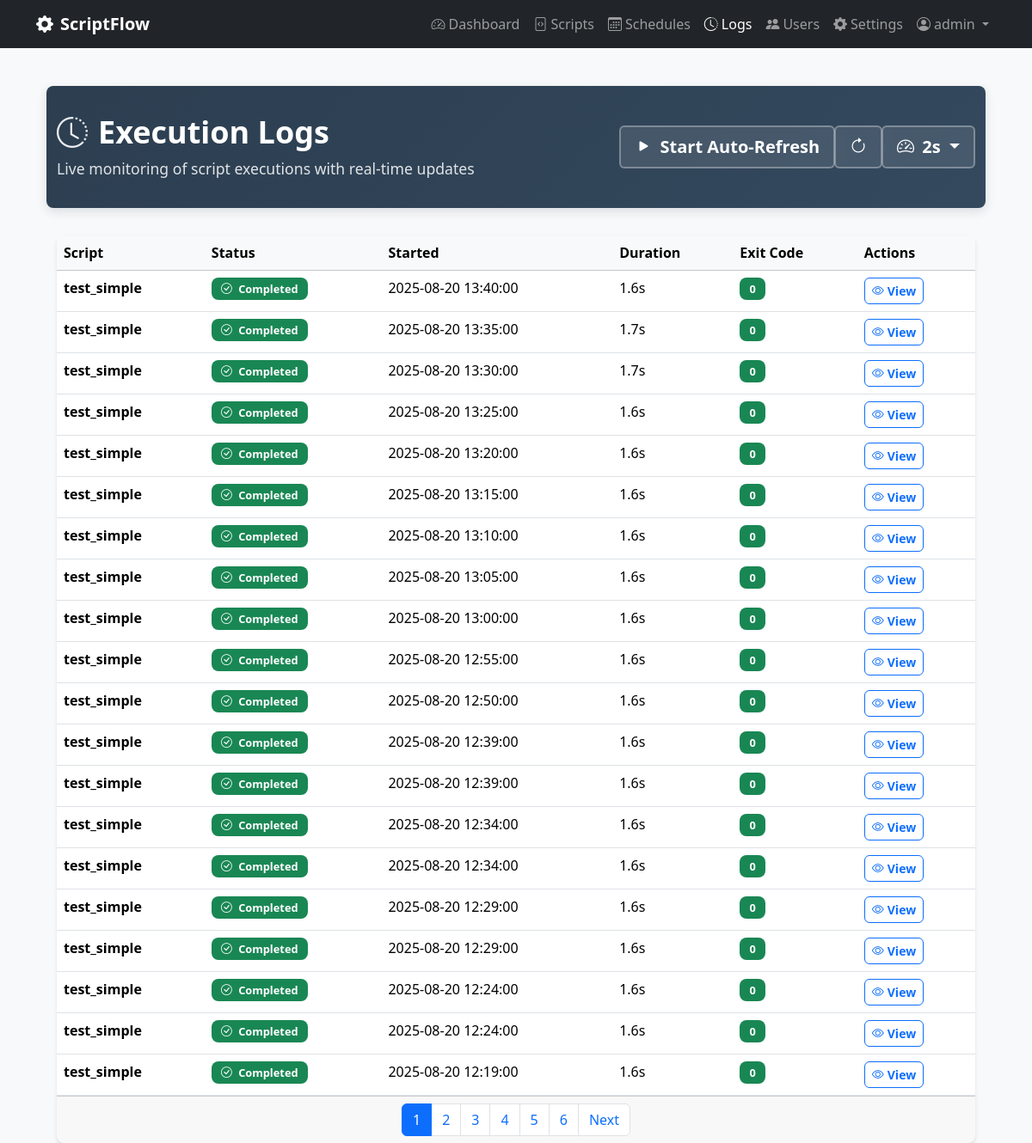
Screenshot of /logs (signed in) with the database file from the repository.
### scriptflow.py (models this page shows, shortened)
class User(UserMixin, db.Model):
    __tablename__ = 'users'
    id = db.Column(db.Integer, primary_key=True)
    username = db.Column(db.String(80), unique=True, nullable=False)
    email = db.Column(db.String(120), unique=True, nullable=False)
    password_hash = db.Column(db.String(255), nullable=False)
    is_admin = db.Column(db.Boolean, default=False, nullable=False)
    can_view_all_data = db.Column(db.Boolean, default=False, nullable=False)
    created_at = db.Column(db.DateTime, default=datetime.now)
    last_login = db.Column(db.DateTime)

class Execution(db.Model):
    __tablename__ = 'executions'
    id = db.Column(db.Integer, primary_key=True)
    started_at = db.Column(db.DateTime, default=datetime.now, nullable=False)
    completed_at = db.Column(db.DateTime)
    status = db.Column(db.String(20), default='pending', nullable=False)  # pending, running, completed, failed, timeout
    exit_code = db.Column(db.Integer)
    stdout = db.Column(db.Text)
    stderr = db.Column(db.Text)
    duration_seconds = db.Column(db.Float)
    trigger_type = db.Column(db.String(20), default='manual', nullable=False)  # manual, scheduled, api
    script_id = db.Column(db.Integer, db.ForeignKey('scripts.id'), nullable=False)
    user_id = db.Column(db.Integer, db.ForeignKey('users.id'), nullable=False)
    script = db.relationship('Script', backref='executions')
    @property
    def formatted_duration(self):
        if not self.duration_seconds:
            return "N/A"
        if self.duration_seconds < 60:
            return f"{self.duration_seconds:.1f}s"
        else:
            minutes = int(self.duration_seconds // 60)
            seconds = int(self.duration_seconds % 60)
            return f"{minutes}m {seconds}s"

class Script(db.Model):
    __tablename__ = 'scripts'
    id = db.Column(db.Integer, primary_key=True)
    name = db.Column(db.String(100), nullable=False)
    description = db.Column(db.Text)
    filename = db.Column(db.String(255), nullable=False)
    file_path = db.Column(db.String(500), nullable=False)
    script_type = db.Column(db.String(10), nullable=False)  # 'py' or 'bat'
    file_size = db.Column(db.Integer)
    created_at = db.Column(db.DateTime, default=datetime.now)
    updated_at = db.Column(db.DateTime, default=datetime.now, onupdate=datetime.now)
    is_active = db.Column(db.Boolean, default=True)
    user_id = db.Column(db.Integer, db.ForeignKey('users.id'), nullable=False)

### scriptflow.py (the view)
@app.route('/logs')
@login_required
def logs():
    page = request.args.get('page', 1, type=int)
    executions_query = Execution.query.order_by(Execution.started_at.desc())
    executions_filtered = apply_user_data_filter(executions_query)
    executions = executions_filtered.paginate(page=page, per_page=20, error_out=False)
    return render_template('logs.html', executions=executions)

### scriptflow.py (called while the page is built)
@login_manager.user_loader
def load_user(user_id):
    return db.session.get(User, int(user_id))

def apply_user_data_filter(query):
    if current_user.can_view_all_data:
        return query  # Can see all data
    else:
        return query.filter_by(user_id=current_user.id)  # Only own data

### templates/logs.html (shortened to what this page needs)
{% extends "base.html" %}
{% block content %}
<div class="container-fluid">
    <div class="page-header">
        <div class="container">
            <div class="row align-items-center">
                <div class="col">
                    <h1>
                        <i class="bi bi-clock-history"></i>Execution Logs
                    </h1>
                    <p>Live monitoring of script executions with real-time updates</p>
                </div>
                <div class="col-auto">
                    <div class="btn-group" role="group">
                        <button type="button" class="btn btn-lg" id="refreshToggle" onclick="toggleAutoRefresh()">
                            <i class="bi bi-play-fill me-1" id="refreshIcon"></i>
                            <span id="refreshText">Start Auto-Refresh</span>
                        </button>
                        <button type="button" class="btn btn-lg" onclick="manualRefresh()" title="Refresh Now">
                            <i class="bi bi-arrow-clockwise"></i>
                        </button>
                        <div class="btn-group" role="group">
                            <button class="btn btn-lg dropdown-toggle" type="button" data-bs-toggle="dropdown">
                                <i class="bi bi-speedometer2 me-1"></i>
                                <span id="intervalText">2s</span>
                            </button>
                        </div>
                    </div>
                </div>
            </div>
        </div>
    </div>
    <div class="container">
        <div class="card">
            <div class="card-body p-0">
                {% if executions.items %}
                    <div class="table-responsive">
                        <table class="table table-hover mb-0" id="logsTable">
                            <thead class="table-light">
                                <tr>
                                    <th>Script</th>
                                    <th>Status</th>
                                    <th>Started</th>
                                    <th>Duration</th>
                                    <th>Exit Code</th>
                                    <th>Actions</th>
                                </tr>
                            </thead>
                            <tbody id="logsTableBody">
                                {% for execution in executions.items %}
                                <tr>
                                    <td>
                                        <strong>{{ execution.script.name if execution.script else 'Unknown' }}</strong>
                                    </td>
                                    <td>
                                        {% if execution.status == 'running' %}
                                            <span class="badge status-running d-flex align-items-center gap-1">
                                                <i class="bi bi-arrow-clockwise rotating-icon"></i>
                                                Running
                                            </span>
                                        {% elif execution.status == 'completed' %}
                                            <span class="badge bg-success">
                                                <i class="bi bi-check-circle me-1"></i>
                                                Completed
                                            </span>
                                        {% elif execution.status == 'failed' %}
                                            <span class="badge bg-danger">
                                                <i class="bi bi-x-circle me-1"></i>
                                                Failed
                                            </span>
                                        {% elif execution.status == 'pending' %}
                                            <span class="badge bg-secondary">
                                                <i class="bi bi-clock me-1"></i>
                                                Pending
                                            </span>
                                        {% elif execution.status == 'timeout' %}
                                            <span class="badge bg-warning">
                                                <i class="bi bi-stopwatch me-1"></i>
                                                Timeout
                                            </span>
                                        {% else %}
                                            <span class="badge bg-secondary">
                                                {{ execution.status|title }}
                                            </span>
                                        {% endif %}
                                    </td>
                                    <td>{{ execution.started_at.strftime('%Y-%m-%d %H:%M:%S') }}</td>
                                    <td>{{ execution.formatted_duration }}</td>
                                    <td>
                                        {% if execution.exit_code is not none %}
                                            <span class="badge bg-{{ 'success' if execution.exit_code == 0 else 'danger' }}">
                                                {{ execution.exit_code }}
                                            </span>
                                        {% else %}
                                            <span class="text-muted">-</span>
                                        {% endif %}
                                    </td>
                                    <td>
                                        <a href="{{ url_for('view_execution', execution_id=execution.id) }}" class="btn btn-sm btn-outline-primary">
                                            <i class="bi bi-eye me-1"></i>View
                                        </a>
                                    </td>
                                </tr>
                                {% endfor %}
                            </tbody>
                        </table>
                    </div>
                    {% if executions.pages > 1 %}
                    <div class="card-footer">
                        <nav>
                            <ul class="pagination justify-content-center mb-0">
                                {% for page_num in executions.iter_pages() %}
                                    {% if page_num %}
                                        {% if page_num != executions.page %}
                                            <li class="page-item">
                                                <a class="page-link" href="{{ url_for('logs', page=page_num) }}">{{ page_num }}</a>
                                            </li>
                                        {% else %}
                                            <li class="page-item active">
                                                <span class="page-link">{{ page_num }}</span>
                                            </li>
                                        {% endif %}
                                    {% else %}
                                        <li class="page-item disabled">
                                            <span class="page-link">...</span>
                                        </li>
                                    {% endif %}
                                {% endfor %}
                                {% if executions.has_next %}
                                    <li class="page-item">
                                        <a class="page-link" href="{{ url_for('logs', page=executions.next_num) }}">Next</a>
                                    </li>
                                {% endif %}
                            </ul>
                        </nav>
                    </div>
                    {% endif %}
                {% endif %}
            </div>
        </div>
    </div>
</div>
{% endblock %}

### templates/base.html (shortened to what this page needs)
<!DOCTYPE html>
<html lang="en">
<head>
    <link href="https://cdn.jsdelivr.net/npm/bootstrap@5.3.2/dist/css/bootstrap.min.css" rel="stylesheet">
    <link href="https://cdn.jsdelivr.net/npm/bootstrap-icons@1.11.0/font/bootstrap-icons.css" rel="stylesheet">
    <link href="{{ url_for('static', filename='css/app.css') }}" rel="stylesheet">
</head>
<body{% block body_class %}{% endblock %}>
    <nav class="navbar navbar-expand-lg navbar-dark bg-dark fixed-top">
        <div class="container">
            <a class="navbar-brand" href="{{ url_for('dashboard') }}">
                <i class="bi bi-gear-fill me-2"></i>ScriptFlow
            </a>
            <div class="navbar-nav ms-auto">
                <a class="nav-link{% if request.endpoint == 'dashboard' %} active{% endif %}" href="{{ url_for('dashboard') }}">
                    <i class="bi bi-speedometer2 me-1"></i>Dashboard
                </a>
                <a class="nav-link{% if request.endpoint in ['scripts', 'upload_script', 'edit_script', 'view_script'] %} active{% endif %}" href="{{ url_for('scripts') }}">
                    <i class="bi bi-file-code me-1"></i>Scripts
                </a>
                <a class="nav-link{% if request.endpoint in ['schedules', 'create_schedule', 'edit_schedule'] %} active{% endif %}" href="{{ url_for('schedules') }}">
                    <i class="bi bi-calendar3 me-1"></i>Schedules
                </a>
                <a class="nav-link{% if request.endpoint in ['logs', 'view_execution'] %} active{% endif %}" href="{{ url_for('logs') }}">
                    <i class="bi bi-clock-history me-1"></i>Logs
                </a>
                {% if current_user.is_admin %}
                <a class="nav-link{% if request.endpoint in ['manage_users', 'create_user', 'edit_user'] %} active{% endif %}" href="{{ url_for('manage_users') }}">
                    <i class="bi bi-people-fill me-1"></i>Users
                </a>
                {% endif %}
                <a class="nav-link{% if request.endpoint in ['settings', 'python_settings', 'terminal'] %} active{% endif %}" href="{{ url_for('settings') }}">
                    <i class="bi bi-gear-fill me-1"></i>Settings
                </a>
                <div class="nav-item dropdown">
                    <a class="nav-link dropdown-toggle" href="#" role="button" data-bs-toggle="dropdown">
                        <i class="bi bi-person-circle me-1"></i>{{ current_user.username }}
                    </a>
                </div>
            </div>
        </div>
    </nav>
    <main class="container mt-4">
        {% block content %}{% endblock %}
    </main>
</body>
</html>

### static/css/app.css (style rules this page uses)
body { background-color: #f8f9fa; padding-top: 76px; }
.navbar-brand { font-weight: 600; }
.card { border: none; box-shadow: 0 2px 4px rgba(0,0,0,0.1); }
.btn, .btn-sm, .btn-lg, .btn-group .btn, .btn-outline-primary, .btn-outline-secondary { border-radius: 6px !important; font-weight: 600; transition: all 0.3s ease; }
.card, .modal-content, .badge, .alert { border-radius: 8px !important; }
.page-header { background: linear-gradient(135deg, #2C3E50 0%, #34495E 100%); color: white; padding: 2rem 0; margin-bottom: 2rem; border-radius: 8px; box-shadow: 0 4px 12px rgba(44, 62, 80, 0.15); }
.page-header h1 { font-size: 2.25rem; font-weight: 700; margin-bottom: 0.5rem; display: flex; align-items: center; }
.page-header h1 i { margin-right: 0.75rem; opacity: 0.9; }
.page-header p { font-size: 1.1rem; margin-bottom: 0; opacity: 0.85; font-weight: 400; }
.page-header .btn { border: 2px solid rgba(255, 255, 255, 0.3); background: rgba(255, 255, 255, 0.1); color: white; font-weight: 600; backdrop-filter: blur(10px); transition: all 0.3s ease; }

### templates/logs.html (style rules this page uses)
.badge { font-size: 0.8rem; padding: 0.4rem 0.7rem; }
#logsTableBody tr { transition: all 0.3s ease; }

### rows the page displays
User: username "admin"
Execution: script "test_simple", status "completed" (drawn), started_at "2025-08-20 13:40:00", formatted_duration "1.6s", exit_code "0"
Execution: script "test_simple", status "completed" (drawn), started_at "2025-08-20 13:35:00", formatted_duration "1.7s", exit_code "0"
Execution: script "test_simple", status "completed" (drawn), started_at "2025-08-20 13:30:00", formatted_duration "1.7s", exit_code "0"
Execution: script "test_simple", status "completed" (drawn), started_at "2025-08-20 13:25:00", formatted_duration "1.6s", exit_code "0"
Execution: script "test_simple", status "completed" (drawn), started_at "2025-08-20 13:20:00", formatted_duration "1.6s", exit_code "0"
Execution: script "test_simple", status "completed" (drawn), started_at "2025-08-20 13:15:00", formatted_duration "1.6s", exit_code "0"
Execution: script "test_simple", status "completed" (drawn), started_at "2025-08-20 13:10:00", formatted_duration "1.6s", exit_code "0"
Execution: script "test_simple", status "completed" (drawn), started_at "2025-08-20 13:05:00", formatted_duration "1.6s", exit_code "0"
Execution: script "test_simple", status "completed" (drawn), started_at "2025-08-20 13:00:00", formatted_duration "1.6s", exit_code "0"
Execution: script "test_simple", status "completed" (drawn), started_at "2025-08-20 12:55:00", formatted_duration "1.6s", exit_code "0"
Execution: script "test_simple", status "completed" (drawn), started_at "2025-08-20 12:50:00", formatted_duration "1.6s", exit_code "0"
Execution: script "test_simple", status "completed" (drawn), started_at "2025-08-20 12:39:00", formatted_duration "1.6s", exit_code "0"
Execution: script "test_simple", status "completed" (drawn), started_at "2025-08-20 12:39:00", formatted_duration "1.6s", exit_code "0"
Execution: script "test_simple", status "completed" (drawn), started_at "2025-08-20 12:34:00", formatted_duration "1.6s", exit_code "0"
Execution: script "test_simple", status "completed" (drawn), started_at "2025-08-20 12:34:00", formatted_duration "1.6s", exit_code "0"
Execution: script "test_simple", status "completed" (drawn), started_at "2025-08-20 12:29:00", formatted_duration "1.6s", exit_code "0"
Execution: script "test_simple", status "completed" (drawn), started_at "2025-08-20 12:29:00", formatted_duration "1.6s", exit_code "0"
Execution: script "test_simple", status "completed" (drawn), started_at "2025-08-20 12:24:00", formatted_duration "1.6s", exit_code "0"
Execution: script "test_simple", status "completed" (drawn), started_at "2025-08-20 12:24:00", formatted_duration "1.6s", exit_code "0"
Execution: script "test_simple", status "completed" (drawn), started_at "2025-08-20 12:19:00", formatted_duration "1.6s", exit_code "0"

### other values shown
{{ page_num }} "1"
{{ page_num }} "2" "3" "4" "5" "6"
